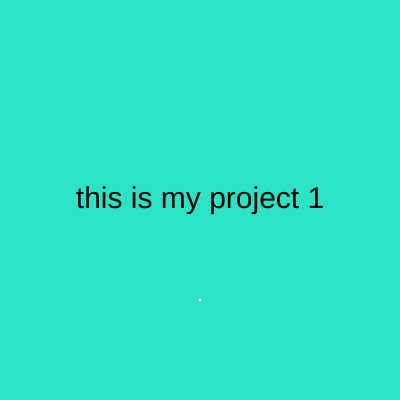
Frame 1 (no input)
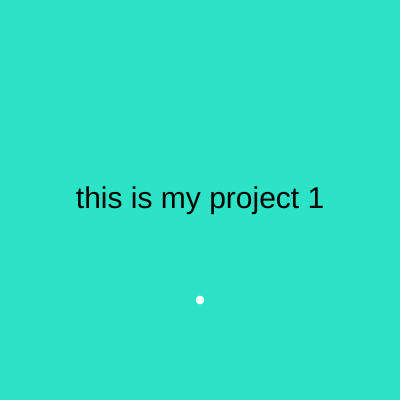
Frame 60 (no input)
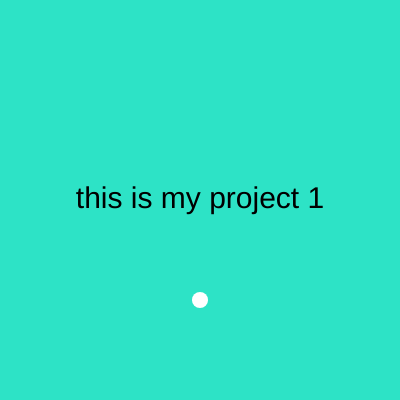
Frame 120 (the mouse pressed at the canvas centre since frame 60)

The p5.js sketch that drew these frames (run headless with seeded random() and noise() and a simulated clock; from frame 60 on, the mouse is pressed at the canvas centre):

// p5.js sketch
// ── sketch.js
function setup() {
  createCanvas(400, 400);
}

function draw() {
  background('#2DE3C6');
  textAlign(CENTER, CENTER)
  textSize(30)
  text('this is my project 1', width/2, height/2)
  noStroke()
  circle(width/2, height/2+100, sin(frameCount*0.1)*30)
  
}
